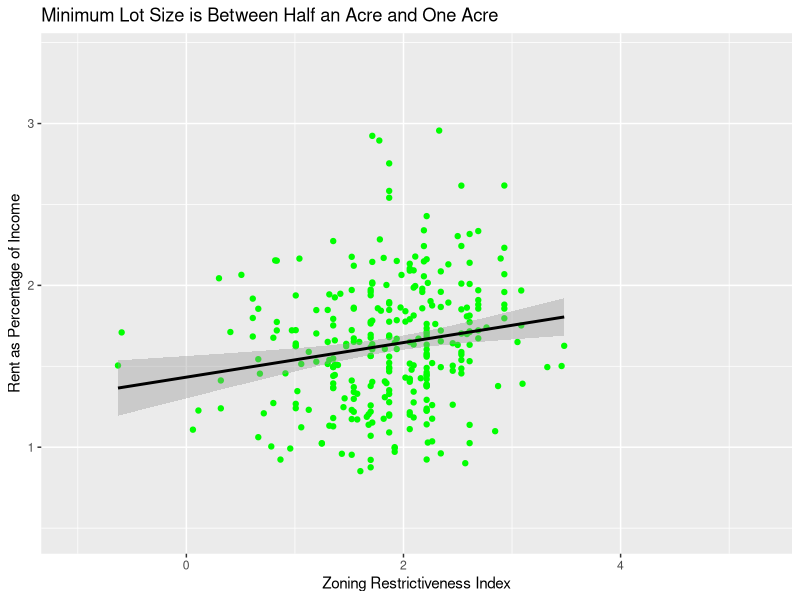
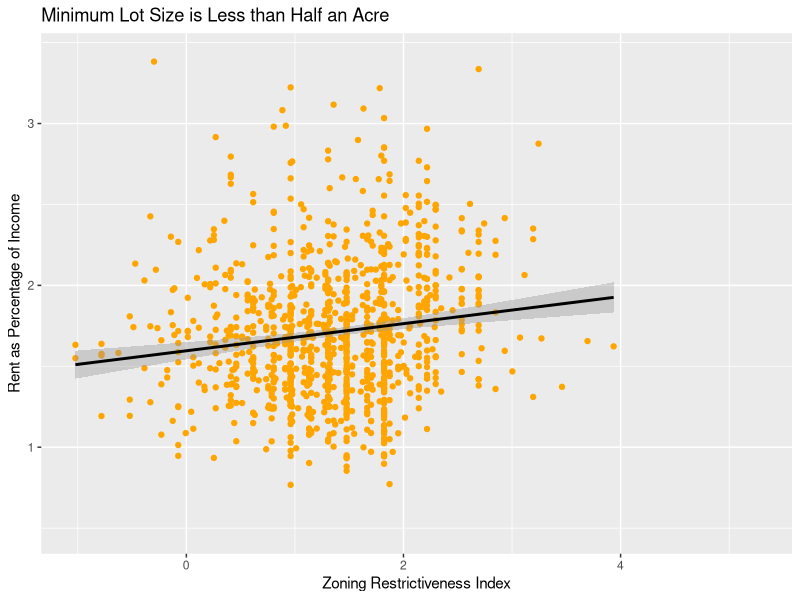
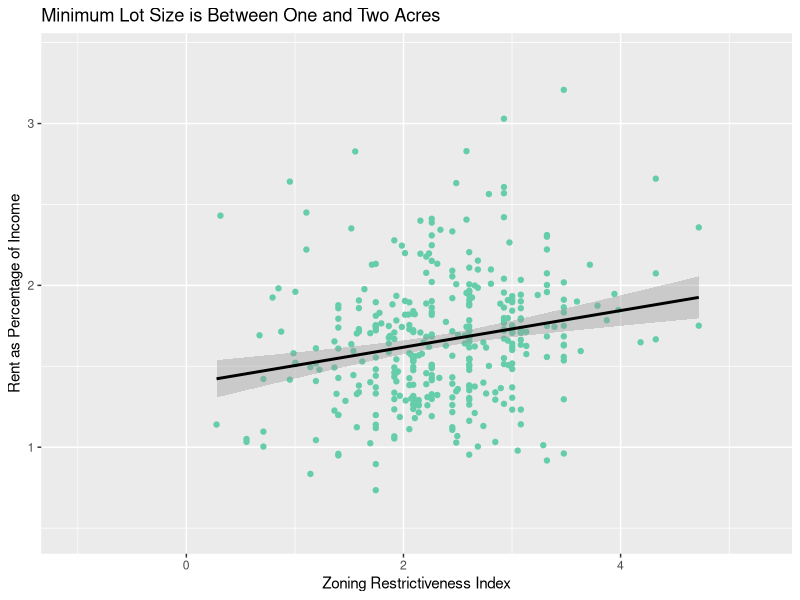
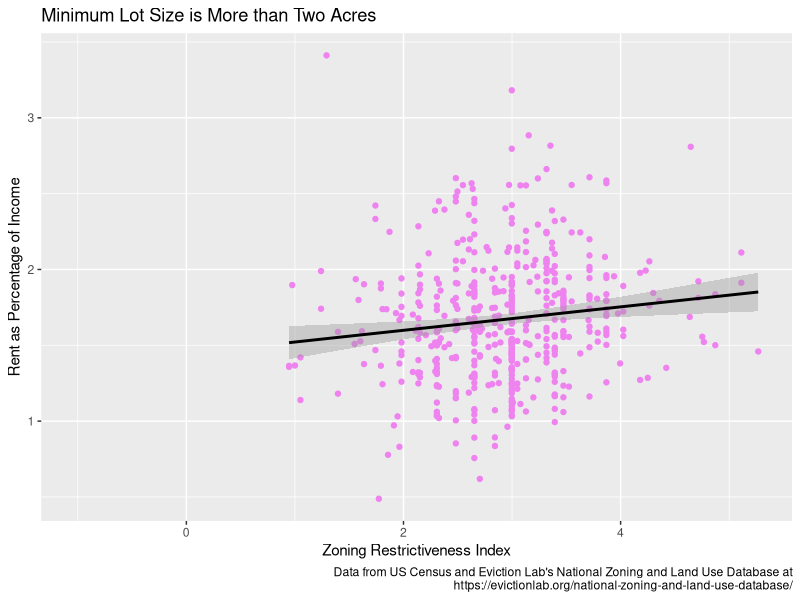

Here is the R script that generated these plots, in order:
## ---- chunk 1
#| message: false
#| label: setup

#gridExtra needed for building one of the final graphs)
library(tidyverse)
library(gridExtra)
## ---- chunk 2
#| message: false
#| label: data_reading


#nzlud_muni.csv from https://github.com/mtmleczko/nzlud, other data obtained using tidycensus in dataset_builder.qmd

zoning_data <- read.csv("data/nzlud_muni.csv")
rent_data <- read.csv("data/rent_data.csv") |>
  rename_at("estimate", ~"avg_rent_est")
population_data <- read_csv("data/pop_data.csv") |> 
  rename_at("estimate", ~"population_est") |> #Many of the census pulls have an estimate, renamed here to keep distinct in the larger dataset
  mutate(GEOID = as.numeric(GEOID)) #Want all GEOID's numeric to allow for joining
income_data <- read_csv("data/income_data.csv") |>
  mutate(GEOID = as.numeric(GEOID)) |>
  rename_at("estimate", ~"avg_income_est") 


## ---- chunk 3
#| message: false
#| label: data_combining

zoning_plus_rent <- zoning_data |>
  left_join(rent_data, join_by(GEOID)) 

#Doing separate calls to join as doing all at once causes error
zoning_plus_pop <- zoning_plus_rent |>
  left_join(population_data, join_by(GEOID))

zoning_plus_income <- zoning_plus_pop |>
  left_join(income_data, join_by(GEOID))

## ---- chunk 4
#| message: false
#| label: data_tidying

#dominant_min_lot is made to capture municipalities where one type of minimum lot size predominates, don't want municipalities evenly split between two types in graph so as not to muddy trends

zoning_tidied <- zoning_plus_income |> 
  drop_na(avg_income_est, avg_rent_est) |>
  mutate(
    rent_percent_income = avg_rent_est / avg_income_est * 100, #This gives the percent of average income the average rent is
    dominant_min_lot = case_when(
      half_acre_less > 0.7 ~ "Less than half an acre",
      half_acre_more > 0.7 ~ "Between one-half and one acres",
      one_acre_more > 0.7 ~ "Between one and two acres",
      two_acre_more > 0.7 ~ "More than two acres",
      TRUE ~ "None"
    ))
## ---- chunk 5
#| message: false
#| label: main_plot_construction

#Variables to determine axis boundaries so all 4 graphs have the same x and y axis
x_limits <- range(zoning_tidied$zri, na.rm = TRUE)
y_limits <- range(zoning_tidied$rent_percent_income, na.rm = TRUE)

#Did 4 plots based on possible minimum lot size values in the dataset as there's a clear interesting outlier when graphed
#Used zri (the Zoning Restrictiveness Index from Eviction Labs) as all the zoning variables I tried plotting had too little effect on rent individually to make an interesting plot, while the combined index does. 
#Used "rent as percent of income" to help adjust for the fact high rents are often indicative of desirability
less_half_lot_graph <- zoning_tidied |> 
  filter(dominant_min_lot == "Less than half an acre") |>
  ggplot(aes(x = zri,
             y = rent_percent_income)) +
  geom_point(color = "orange") +
  geom_smooth(method=lm, color = "black") +
  theme(legend.position = "none") +
  xlim(x_limits) +
  ylim(y_limits) + 
  labs(
    title = "Minimum Lot Size is Less than Half an Acre",
    x = "Zoning Restrictiveness Index",
    y = "Rent as Percentage of Income"
  )

half_to_one_lot_graph <- zoning_tidied |> 
  filter(dominant_min_lot == "Between one-half and one acres") |>
  ggplot(aes(x = zri,
             y = rent_percent_income)) +
  geom_point(color = "green") +
  geom_smooth(method=lm, color = "black") +
  theme(legend.position = "none") +
  xlim(x_limits) +
  ylim(y_limits) + 
  labs(
    title = "Minimum Lot Size is Between Half an Acre and One Acre",
    x = "Zoning Restrictiveness Index",
    y = "Rent as Percentage of Income"
  )

one_to_two_lot_graph <- zoning_tidied |> 
  filter(dominant_min_lot == "Between one and two acres") |>
  ggplot(aes(x = zri,
             y = rent_percent_income)) +
  geom_point(color = "aquamarine3") +
  geom_smooth(method=lm, color = "black") +
  theme(legend.position = "none") +
  xlim(x_limits) +
  ylim(y_limits) +
  labs(
    title = "Minimum Lot Size is Between One and Two Acres",
    x = "Zoning Restrictiveness Index",
    y = "Rent as Percentage of Income"
  )

two_plus_lot_graph <- zoning_tidied |> 
  filter(dominant_min_lot == "More than two acres") |>
  ggplot(aes(x = zri,
             y = rent_percent_income)) +
  geom_point(color = "violet") +
  geom_smooth(method=lm, color = "black") +
  theme(legend.position = "none") +
  xlim(x_limits) +
  ylim(y_limits) +
  labs(
    title = "Minimum Lot Size is More than Two Acres",
    x = "Zoning Restrictiveness Index",
    y = "Rent as Percentage of Income",
    caption = "Data from US Census and Eviction Lab's National Zoning and Land Use Database at\n https://evictionlab.org/national-zoning-and-land-use-database/"
  )

minimum_lot_size_comparison <- arrangeGrob(less_half_lot_graph, half_to_one_lot_graph, one_to_two_lot_graph, two_plus_lot_graph, ncol=2)
ggsave("minimum_lot_size_comparison.png", minimum_lot_size_comparison, width = 12, height = 12)


## ---- chunk 6
#| message: false
#| label: overall_trendline_plot


